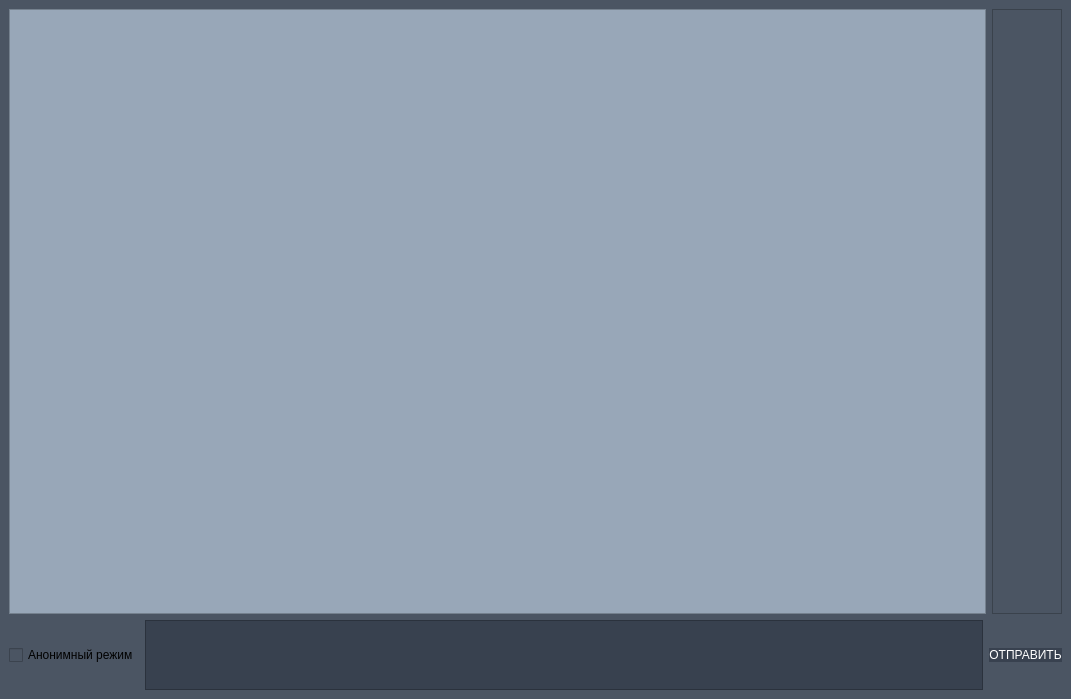
<?xml version="1.0" encoding="UTF-8"?>
<ui version="4.0">
 <class>client</class>
 <widget class="QMainWindow" name="client">
  <property name="geometry">
   <rect>
    <x>0</x>
    <y>0</y>
    <width>1071</width>
    <height>699</height>
   </rect>
  </property>
  <property name="windowTitle">
   <string>client</string>
  </property>
  <property name="styleSheet">
   <string notr="true">QWidget{
	background: #4b5563;
}</string>
  </property>
  <widget class="QWidget" name="centralwidget">
   <property name="sizePolicy">
    <sizepolicy hsizetype="Preferred" vsizetype="Maximum">
     <horstretch>0</horstretch>
     <verstretch>0</verstretch>
    </sizepolicy>
   </property>
   <layout class="QVBoxLayout" name="verticalLayout">
    <item>
     <layout class="QHBoxLayout" name="horizontalLayout_5">
      <item>
       <widget class="QScrollArea" name="scrollArea">
        <property name="sizePolicy">
         <sizepolicy hsizetype="Expanding" vsizetype="Expanding">
          <horstretch>0</horstretch>
          <verstretch>0</verstretch>
         </sizepolicy>
        </property>
        <property name="styleSheet">
         <string notr="true">QScrollArea{
	background-color: #98a7b8;
}
QWidget{
	background-color: #98a7b8;
	float: bottom;
}</string>
        </property>
        <property name="lineWidth">
         <number>0</number>
        </property>
        <property name="verticalScrollBarPolicy">
         <enum>Qt::ScrollBarAsNeeded</enum>
        </property>
        <property name="horizontalScrollBarPolicy">
         <enum>Qt::ScrollBarAlwaysOff</enum>
        </property>
        <property name="sizeAdjustPolicy">
         <enum>QAbstractScrollArea::AdjustIgnored</enum>
        </property>
        <property name="widgetResizable">
         <bool>true</bool>
        </property>
        <property name="alignment">
         <set>Qt::AlignBottom|Qt::AlignRight|Qt::AlignTrailing</set>
        </property>
        <widget class="QWidget" name="chat">
         <property name="geometry">
          <rect>
           <x>0</x>
           <y>0</y>
           <width>972</width>
           <height>598</height>
          </rect>
         </property>
         <property name="sizePolicy">
          <sizepolicy hsizetype="MinimumExpanding" vsizetype="MinimumExpanding">
           <horstretch>0</horstretch>
           <verstretch>0</verstretch>
          </sizepolicy>
         </property>
         <property name="styleSheet">
          <string notr="true"/>
         </property>
         <layout class="QVBoxLayout" name="verticalLayout_2">
          <property name="spacing">
           <number>6</number>
          </property>
          <property name="sizeConstraint">
           <enum>QLayout::SetDefaultConstraint</enum>
          </property>
          <property name="leftMargin">
           <number>0</number>
          </property>
          <property name="topMargin">
           <number>0</number>
          </property>
          <property name="rightMargin">
           <number>0</number>
          </property>
          <property name="bottomMargin">
           <number>0</number>
          </property>
          <item>
           <spacer name="verticalSpacer">
            <property name="orientation">
             <enum>Qt::Vertical</enum>
            </property>
            <property name="sizeHint" stdset="0">
             <size>
              <width>20</width>
              <height>40</height>
             </size>
            </property>
           </spacer>
          </item>
         </layout>
        </widget>
       </widget>
      </item>
      <item>
       <widget class="QScrollArea" name="scrollArea_2">
        <property name="sizePolicy">
         <sizepolicy hsizetype="Minimum" vsizetype="Expanding">
          <horstretch>0</horstretch>
          <verstretch>0</verstretch>
         </sizepolicy>
        </property>
        <property name="widgetResizable">
         <bool>true</bool>
        </property>
        <widget class="QWidget" name="users">
         <property name="geometry">
          <rect>
           <x>0</x>
           <y>0</y>
           <width>69</width>
           <height>598</height>
          </rect>
         </property>
         <layout class="QVBoxLayout" name="verticalLayout_3">
          <item>
           <spacer name="verticalSpacer_2">
            <property name="orientation">
             <enum>Qt::Vertical</enum>
            </property>
            <property name="sizeHint" stdset="0">
             <size>
              <width>20</width>
              <height>577</height>
             </size>
            </property>
           </spacer>
          </item>
         </layout>
        </widget>
       </widget>
      </item>
     </layout>
    </item>
    <item>
     <layout class="QHBoxLayout" name="horizontalLayout">
      <item>
       <layout class="QHBoxLayout" name="horizontalLayout_2">
        <item>
         <widget class="QCheckBox" name="anonymus">
          <property name="text">
           <string>Анонимный режим</string>
          </property>
         </widget>
        </item>
       </layout>
      </item>
      <item>
       <widget class="QTextEdit" name="inputText">
        <property name="sizePolicy">
         <sizepolicy hsizetype="Expanding" vsizetype="Maximum">
          <horstretch>0</horstretch>
          <verstretch>0</verstretch>
         </sizepolicy>
        </property>
        <property name="styleSheet">
         <string notr="true">QTextEdit{
	background-color: #38414f;
	color: white;
}</string>
        </property>
       </widget>
      </item>
      <item>
       <widget class="QPushButton" name="buttonSend">
        <property name="sizePolicy">
         <sizepolicy hsizetype="Maximum" vsizetype="Maximum">
          <horstretch>0</horstretch>
          <verstretch>0</verstretch>
         </sizepolicy>
        </property>
        <property name="styleSheet">
         <string notr="true">QPushButton { 
	background-color: #38414f;
 	border-style: solid;
	border-radius: 10; 
	color: white;
}</string>
        </property>
        <property name="text">
         <string>ОТПРАВИТЬ</string>
        </property>
       </widget>
      </item>
     </layout>
    </item>
   </layout>
  </widget>
 </widget>
 <resources/>
 <connections/>
</ui>
